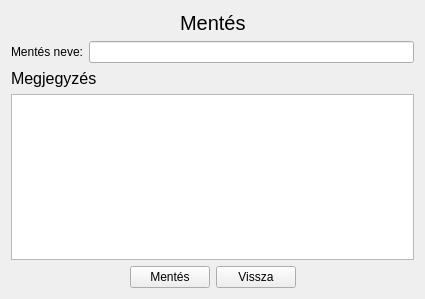
<?xml version="1.0" encoding="UTF-8"?>
<ui version="4.0">
 <class>Form</class>
 <widget class="QWidget" name="Form">
  <property name="geometry">
   <rect>
    <x>0</x>
    <y>0</y>
    <width>425</width>
    <height>299</height>
   </rect>
  </property>
  <property name="windowTitle">
   <string>Form</string>
  </property>
  <layout class="QVBoxLayout" name="verticalLayout">
   <item>
    <layout class="QHBoxLayout" name="horizontalLayout">
     <item>
      <spacer name="horizontalSpacer">
       <property name="orientation">
        <enum>Qt::Horizontal</enum>
       </property>
       <property name="sizeHint" stdset="0">
        <size>
         <width>40</width>
         <height>20</height>
        </size>
       </property>
      </spacer>
     </item>
     <item>
      <widget class="QLabel" name="label">
       <property name="sizePolicy">
        <sizepolicy hsizetype="Fixed" vsizetype="Fixed">
         <horstretch>0</horstretch>
         <verstretch>0</verstretch>
        </sizepolicy>
       </property>
       <property name="font">
        <font>
         <pointsize>15</pointsize>
        </font>
       </property>
       <property name="text">
        <string>Mentés</string>
       </property>
      </widget>
     </item>
     <item>
      <spacer name="horizontalSpacer_2">
       <property name="orientation">
        <enum>Qt::Horizontal</enum>
       </property>
       <property name="sizeHint" stdset="0">
        <size>
         <width>40</width>
         <height>20</height>
        </size>
       </property>
      </spacer>
     </item>
    </layout>
   </item>
   <item>
    <layout class="QFormLayout" name="formLayout">
     <item row="0" column="0">
      <widget class="QLabel" name="label_4">
       <property name="text">
        <string>Mentés neve:</string>
       </property>
      </widget>
     </item>
     <item row="0" column="1">
      <widget class="QLineEdit" name="in_save_name"/>
     </item>
    </layout>
   </item>
   <item>
    <widget class="QLabel" name="label_3">
     <property name="font">
      <font>
       <pointsize>12</pointsize>
      </font>
     </property>
     <property name="text">
      <string>Megjegyzés</string>
     </property>
    </widget>
   </item>
   <item>
    <widget class="QPlainTextEdit" name="in_readme"/>
   </item>
   <item>
    <layout class="QHBoxLayout" name="horizontalLayout_2">
     <item>
      <spacer name="horizontalSpacer_3">
       <property name="orientation">
        <enum>Qt::Horizontal</enum>
       </property>
       <property name="sizeHint" stdset="0">
        <size>
         <width>40</width>
         <height>20</height>
        </size>
       </property>
      </spacer>
     </item>
     <item>
      <widget class="QPushButton" name="btn_save">
       <property name="text">
        <string>Mentés</string>
       </property>
      </widget>
     </item>
     <item>
      <widget class="QPushButton" name="btn_back">
       <property name="text">
        <string>Vissza</string>
       </property>
      </widget>
     </item>
     <item>
      <spacer name="horizontalSpacer_4">
       <property name="orientation">
        <enum>Qt::Horizontal</enum>
       </property>
       <property name="sizeHint" stdset="0">
        <size>
         <width>40</width>
         <height>20</height>
        </size>
       </property>
      </spacer>
     </item>
    </layout>
   </item>
  </layout>
 </widget>
 <resources/>
 <connections/>
</ui>
